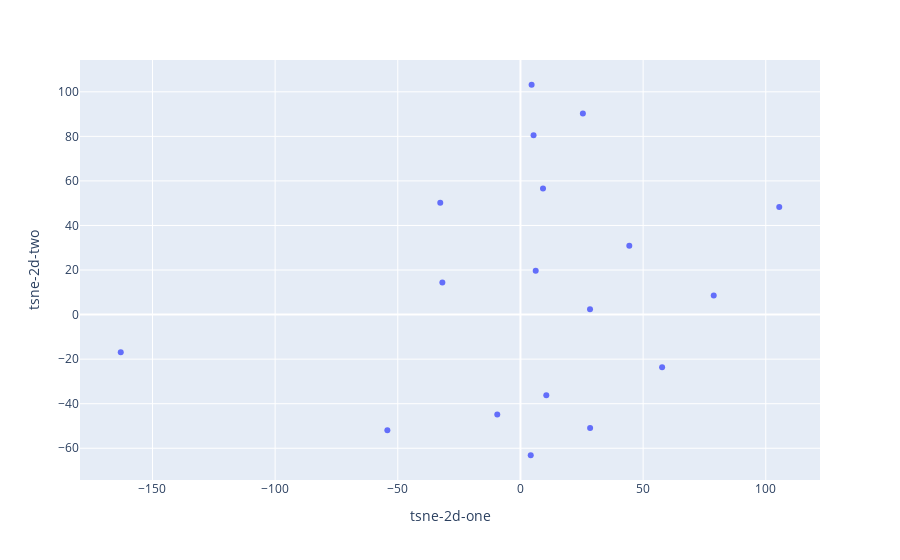

Write notebook code for a chart like this one.
### Code cell
from sklearn.decomposition import PCA
from sklearn.manifold import TSNE   

# PLOTLY

import plotly.express as px

pca = PCA(n_components=2)
pca_result = pca.fit_transform(talks_and_titles_embeddings)

tsne = TSNE(n_components=2, verbose=1, perplexity=4, n_iter=300)
tsne_results = tsne.fit_transform(pca_result)


# plot

talks_and_titles_df = pd.DataFrame(talks_and_titles, columns=['text'])
talks_and_titles_df['tsne-2d-one'] = tsne_results[:,0]
talks_and_titles_df['tsne-2d-two'] = tsne_results[:,1]

fig = px.scatter(
    talks_and_titles_df, x="tsne-2d-one", y="tsne-2d-two",
    hover_data=["text"]
)

fig.show()

### Figure 1 — Plotly figure (JSON) as saved in the notebook; plotly's stock layout.template omitted (floating-point values rounded to 4 significant figures)
{"data": [{"customdata": [["The Power of the Shell"], ["Embeddings: A key component for modern AI"], ["From Web to Mobile Development"], ["Design Thinking for Developers"], ["Intro to Technical Writing"], ["Demystifying Prompt Engineering"], ["Intro to GitHub and Open Source"], ["Levelling up Git Rebase"], ["Modern Server side Web Dev"], ["The shell is a powerful tool that can help you automate tasks, manage your system, and more. In this talk, we'll cover the basics of the shell, how to write shell scripts, and some useful tips and tricks to help you get the most out of the shell."], ["Embeddings are an important tool for representing data, both for data visualization and for use in modern AI. In this talk, we will explore the evolution of embeddings, their critical role in data visualization, and their application in Retrieval-Augmented Generation (RAG) within chat systems. Additionally, I’ll discuss multi-modal embeddings that enable models to process multiple data types, such as text and images."], ["Explore how React Native seamlessly extends our web development skills to mobile app development. Uncover the inner workings of React Native, its advantages, and how it leverages a unified codebase and shared libraries. Additionally, delve into the challenges faced as a React Native developer and discover effective mitigation strategies."], ["Unlock the power of innovation with Design Thinking for Developers. Geared toward engineers eager to enhance their problem-solving skills, this session offers a comprehensive introduction to the principles of design thinking. Through this talk, participants will explore the iterative process of empathizing, defining, ideating, prototyping, and testing—a proven methodology to foster creative solutions. Get ready to unleash your creative potential and revolutionize your problem-solving approach!"], ["A crash course in becoming a better writer. Even if you never plan to be a full-time writer, intentionally improving your writing skills is a powerful career move. Becoming a stronger writer helps make you a stronger developer, a stronger teammate, and a stronger candidate for whatever opportunities your future may hold. This session will cover an overview of technical writing and different types of writing in SaaS, tips to improve your writing (with examples), and helpful resources you can explore on your own."], ["Prompt engineering is the process of structuring text that can be interpreted and understood by a generative AI model, such as ChatGPT. We'll explore what it is, why it's crucial to learn, the benefits it brings, and some practical tips. I firmly believe that mastering this skill can supercharge our ability to use AI effectively, create user-friendly software, stay ethical, and stay ahead in the ever-changing world of AI-powered technology. This talk will cover What is Prompt and Prompt Engineering, Elements of Prompt, Prompt Parameters and Their Significance, Use Cases, Prompting Techniques, and Tips for Crafting Effective Prompts."], ["In this presentation, Mitch will cover the differences between Git and GitHub and what role they play in Open Source Software at large. Including the dos-and-don'ts of collaborating on GitHub, how to find a project to contribute to, and what contributing looks like from an Open Source Maintainer's perspective."], ["When working with Git, the rebase command is often stated as being an alternative to Git merge. While this is true in the basic sense, this is only scratching the surface of what Git rebase provides. Even when using a merge-based workflow, I believe there are features of Git rebase that could still be very useful in your toolbox of source control tools. This talk will run through what exactly Git rebase is, as well as some expanded functionality."], ["Navigating the many methods available and considerations to be made while deploying a website in 2023. The web has existed in some form for the last three decades, and while some of its core remains the same, plenty has changed. Initially, since the browser was simple, most of the interesting dynamic nature of websites came from the server, but as JavaScript become more powerful, and people realized maybe doing more on the client would be better, the server in some cases is only responsible for shooting a small index.html alongside megabytes of JavaScript at the client. However, the bleeding edge of current modern web frameworks is rethinking this approach, and the pendulum is swinging back in the direction of the server, but with an interesting twist."]], "hovertemplate": "tsne-2d-one=%{x}<br>tsne-2d-two=%{y}<br>text=%{customdata[0]}<extra></extra>", "legendgroup": "", "marker": {"color": "#636efa", "symbol": "circle"}, "mode": "markers", "name": "", "orientation": "v", "showlegend": false, "type": "scatter", "x": [57.75, 4.546, 105.5, 28.36, 6.223, 9.195, 4.195, 10.54, -162.9, -32.69, 25.45, 78.79, -31.83, 44.37, 5.346, -9.445, 28.39, -54.25], "xaxis": "x", "y": [-23.59, 103.2, 48.31, 2.455, 19.69, 56.55, -63.14, -36.18, -16.85, 50.18, 90.22, 8.54, 14.36, 30.96, 80.55, -44.8, -50.89, -51.93], "yaxis": "y"}], "layout": {"legend": {"tracegroupgap": 0}, "margin": {"t": 60}, "xaxis": {"anchor": "y", "domain": [0, 1], "title": {"text": "tsne-2d-one"}}, "yaxis": {"anchor": "x", "domain": [0, 1], "title": {"text": "tsne-2d-two"}}}}
